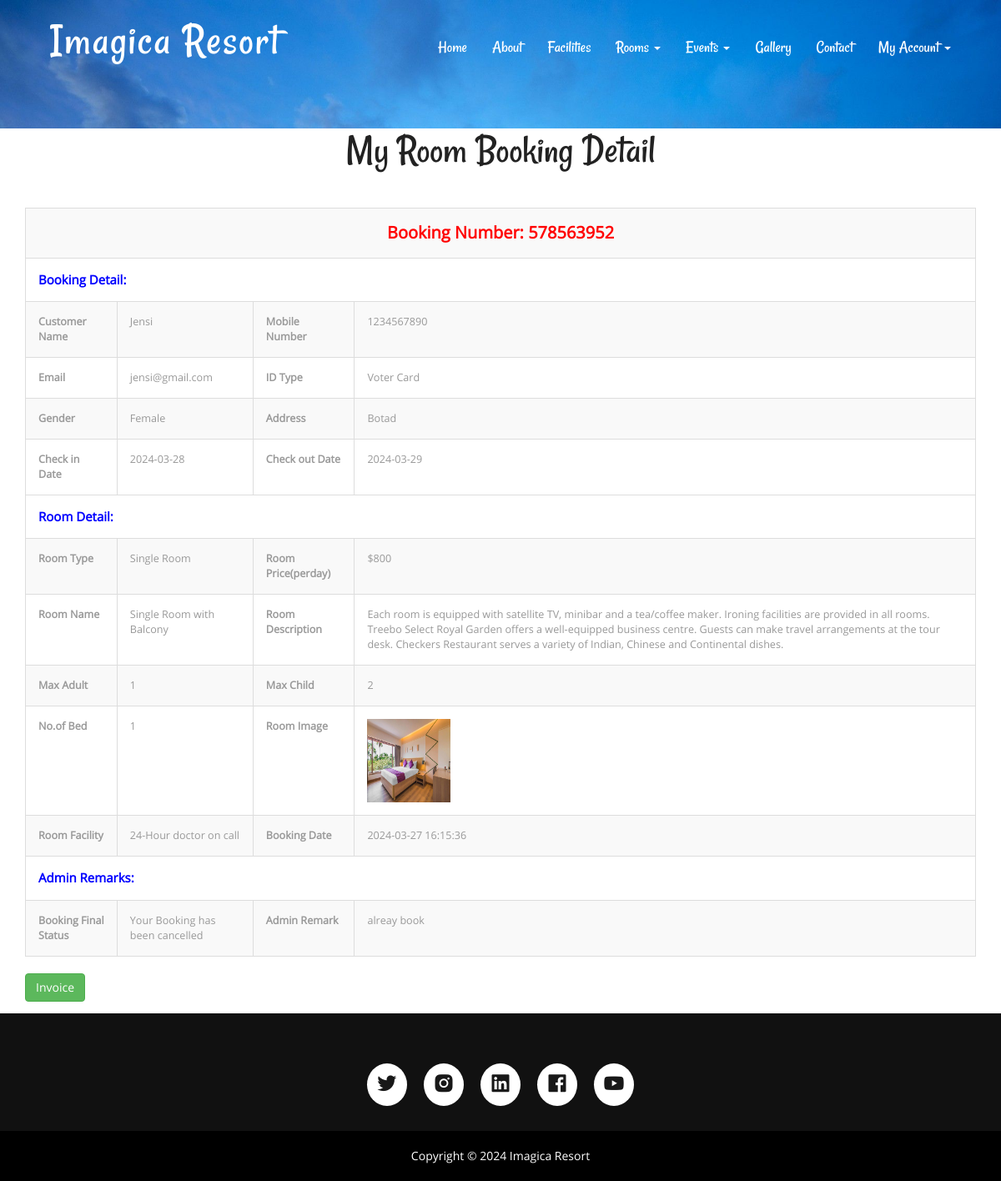
The page /view-application-detail.php?viewid=3 (signed in) on the database its author committed.
### tables this page shows
CREATE TABLE `tblbooking` (
  `ID` int(10) NOT NULL,
  `RoomId` int(5) DEFAULT NULL,
  `BookingNumber` varchar(120) DEFAULT NULL,
  `UserID` int(5) NOT NULL,
  `IDType` varchar(120) DEFAULT NULL,
  `Gender` varchar(50) DEFAULT NULL,
  `Address` mediumtext DEFAULT NULL,
  `CheckinDate` varchar(200) DEFAULT NULL,
  `CheckoutDate` varchar(200) DEFAULT NULL,
  `BookingDate` timestamp NULL DEFAULT current_timestamp(),
  `Remark` varchar(50) DEFAULT NULL,
  `Status` varchar(50) DEFAULT NULL,
  `UpdationDate` timestamp NULL DEFAULT NULL ON UPDATE current_timestamp(),
  `payment` varchar(20) DEFAULT NULL COMMENT 'unpaid/paid '
);

CREATE TABLE `tbluser` (
  `ID` int(10) NOT NULL,
  `FullName` varchar(200) DEFAULT NULL,
  `MobileNumber` bigint(10) DEFAULT NULL,
  `Email` varchar(120) DEFAULT NULL,
  `Password` varchar(120) DEFAULT NULL,
  `RegDate` timestamp NULL DEFAULT current_timestamp()
);

CREATE TABLE `tblcategory` (
  `ID` int(10) NOT NULL,
  `CategoryName` varchar(120) DEFAULT NULL,
  `Description` mediumtext DEFAULT NULL,
  `Price` int(5) NOT NULL,
  `Date` timestamp NULL DEFAULT current_timestamp()
);

CREATE TABLE `tblroom` (
  `ID` int(10) NOT NULL,
  `RoomType` int(10) DEFAULT NULL,
  `RoomName` varchar(200) DEFAULT NULL,
  `MaxAdult` int(5) DEFAULT NULL,
  `MaxChild` int(5) DEFAULT NULL,
  `RoomDesc` mediumtext DEFAULT NULL,
  `NoofBed` int(5) DEFAULT NULL,
  `Image` varchar(200) DEFAULT NULL,
  `RoomFacility` varchar(200) DEFAULT NULL,
  `CreationDate` timestamp NULL DEFAULT current_timestamp()
);

### view-application-detail.php (the view, shortened to what this page needs)
<?php
include('includes/dbconnection.php');
if (strlen($_SESSION['hbmsuid']==0)) {
  header('location:logout.php');
  } else{
?>
<!DOCTYPE HTML>
<html>
<head>
<link href="css/bootstrap.css" rel="stylesheet" type="text/css" media="all">
<link href="css/style.css" rel="stylesheet" type="text/css" media="all" />
</head>
<body>
			<div class="header head-top">
				<div class="container">
	<?php include_once('includes/header.php');?>
		</div>
</div>
	<div class="typography">
			<div class="container">
				<div class="typography-info">
					<h2 class="type">My Room Booking Detail</h2>
				</div>
				<div class="bs-docs-example">
					<?php
                  $vid=$_GET['viewid'];
$sql="SELECT tblbooking.BookingNumber,tbluser.FullName,tbluser.MobileNumber,tbluser.Email,tblbooking.ID as tid,tblbooking.IDType,tblbooking.Gender,tblbooking.Address,tblbooking.CheckinDate,tblbooking.CheckoutDate,tblbooking.BookingDate,tblbooking.Remark,tblbooking.Status,tblbooking.UpdationDate,tblbooking.payment,tblcategory.CategoryName,tblcategory.Description,tblcategory.Price,tblroom.RoomName,tblroom.MaxAdult,tblroom.MaxChild,tblroom.RoomDesc,tblroom.NoofBed,tblroom.Image,tblroom.RoomFacility
from tblbooking
join tblroom on tblbooking.RoomId=tblroom.ID
join tblcategory on tblcategory.ID=tblroom.RoomType
join tbluser on tblbooking.UserID=tbluser.ID
where tblbooking.ID=:vid";
$query = $dbh -> prepare($sql);
$query-> bindParam(':vid', $vid, PDO::PARAM_STR);
$query->execute();
$results=$query->fetchAll(PDO::FETCH_OBJ);
$cnt=1;
if($query->rowCount() > 0)
{
foreach($results as $row)
{               ?>
                            <table border="1" class="table table-bordered table-striped table-vcenter js-dataTable-full-pagination">
                            	<tr>
  <th colspan="4" style="color: red;font-weight: bold;text-align: center;font-size: 20px"> Booking Number: <?php echo $row->BookingNumber;?></th>
</tr>
<tr>
  <th colspan="4" style="color: blue;font-weight: bold;font-size: 15px"> Booking Detail:</th>
</tr>
<tr>
    <th>Customer Name</th>
    <td><?php  echo $row->FullName;?></td>
    <th>Mobile Number</th>
    <td><?php  echo $row->MobileNumber;?></td>
  </tr>
  <tr>
   <th>Email</th>
    <td><?php  echo $row->Email;?></td>
    <th>ID Type</th>
    <td><?php  echo $row->IDType;?></td>
  </tr>
  <tr>
   <th>Gender</th>
    <td><?php  echo $row->Gender;?></td>
    <th>Address</th>
    <td><?php  echo $row->Address;?></td>
  </tr>
  <tr>
    <th>Check in Date</th>
    <td><?php  echo $row->CheckinDate;?></td>
    <th>Check out Date</th>
    <td><?php  echo $row->CheckoutDate;?></td>
  </tr>
   <tr>
    <tr>
  <th colspan="4" style="color: blue;font-weight: bold;font-size: 15px"> Room Detail:</th>
</tr>
    <th>Room Type</th>
    <td><?php  echo $row->CategoryName;?></td>
    <th>Room Price(perday)</th>
    <td>$<?php  echo $row->Price;?></td>
  </tr>
 <tr>
    <th>Room Name</th>
    <td><?php  echo $row->RoomName;?></td>
    <th>Room Description</th>
    <td><?php  echo $row->RoomDesc;?></td>
  </tr>
   <tr>
    <th>Max Adult</th>
    <td><?php  echo $row->MaxAdult;?></td>
    <th>Max Child</th>
    <td><?php  echo $row->MaxChild;?></td>
  </tr>
<tr>
    <th>No.of Bed</th>
    <td><?php  echo $row->NoofBed;?></td>
    <th>Room Image</th>
    <td><img src="admin/images/<?php echo $row->Image;?>" width="100" height="100" value="<?php  echo $row->Image;?>"></td>
  </tr>
   <tr>
    <th>Room Facility</th>
    <td><?php  echo $row->RoomFacility;?></td>
    <th>Booking Date</th>
    <td><?php  echo $row->BookingDate;?></td>
  </tr>
   <tr>
  <th colspan="4" style="color: blue;font-weight: bold;font-size: 15px"> Admin Remarks:</th>
</tr>
  <tr>
     <th>Booking Final Status</th>
    <td> <?php  $status=$row->Status;
if($row->Status=="Cancelled")
{
 echo "Your Booking has been cancelled";
}
     ;?></td>
     <th >Admin Remark</th>
    <?php if($row->Status==""){ ?>
                     <td><?php echo "Not Updated Yet"; ?></td>
<?php } else { ?>                  <td><?php  echo htmlentities($row->Remark);?>
                  </td>
                  <?php } ?>
  </tr>
<?php $cnt=$cnt+1;}} ?>
</table>
<?php
if($row->Status=="Approved")
{
   if($row->payment=="unpaid")
   {
    ?><a href="card.php?invid=<?php echo htmlentities($row->tid);?>" class="btn btn-success" id="payment" onclick="this.style.display='none'">Payment</a><?php
   }
   else
   {
    ?> <a href="invoice.php?invid=<?php echo htmlentities ($row->tid);?>" class="btn btn-success">Invoice</a><?php
   }
}
else if($row->Status=="Cancelled")
{
 ?> <a href="invoice.php?invid=<?php echo htmlentities ($row->tid);?>" class="btn btn-success">Invoice</a><?php
}
else
{
 ?> <a href="invoice.php?invid=<?php echo htmlentities ($row->tid);?>" class="btn btn-success">Invoice</a><?php
}?>
				</div>
			</div>
	</div>
				<?php include_once('includes/footer.php');?>
</body>
</html><?php  } ?>

### css/style.css (style rules this page uses)
body a { transition:0.5s all; -webkit-transition:0.5s all; -moz-transition:0.5s all; -o-transition:0.5s all; -ms-transition:0.5s all; }
h1,h2,h3,h4,h5,h6 { padding:0 0; margin:0 0; }
body { padding:0 0; margin:0 0; font-family: 'OpenSans-Regular' }
.header { background:url(../images/b1.jpg) no-repeat 0px 0px; background-size:cover; -webkit-background-size: cover; -moz-background-size: cover; -o-background-size: cover; -ms-background-size: cover; min-height:764px; padding-bottom: 4em; }
.head-top { min-height: 115px !important; }
.typography-info { text-align: center; margin-bottom: 3em; }
h2.type { font-size: 3.5em; text-transform: capitalize; font-family: 'Rancho-Regular'; color: #222; }
.typography { padding: 0em 0; }
.table > thead > tr > th, .table > tbody > tr > th, .table > tfoot > tr > th, .table > thead > tr > td, .table > tbody > tr > td, .table > tfoot > tr > td { border-top: none !important; }
.bs-docs-example { color: black; margin: 1em 0; }
.table td, .table>tbody>tr>td, .table>tbody>tr>th, .table>tfoot>tr>td, .table>tfoot>tr>th, .table>thead>tr>td, .table>thead>tr>th { padding: 15px!important; }
.table > thead > tr > th, .table > tbody > tr > th, .table > tfoot > tr > th, .table > thead > tr > td, .table > tbody > tr > td, .table > tfoot > tr > td { font-size: 0.9em; color: #999; border-top: none !important; }
@media (max-width:1440px) { .header { min-height: 679px; } }
@media (max-width:1366px) { .header { min-height: 652px; } }
@media (max-width:1280px) { .header { min-height: 602px; } }

### rows shown on the page
tblbooking: BookingNumber "578563952", UserID.FullName "Jensi", UserID.MobileNumber "1234567890", UserID.Email "jensi@gmail.com", IDType "Voter Card", Gender "Female", Address "Botad", CheckinDate "2024-03-28", CheckoutDate "2024-03-29", tblcategory.CategoryName "Single Room", tblcategory.Price "800", RoomId.RoomName "Single Room with Balcony", RoomId.RoomDesc "Each room is equipped with satellite TV, minibar and a tea/coffee maker. Ironing facilities are provided in all rooms. Treebo Select Royal Garden offers a well-equipped business centre. Guests can make travel arrangements at the tour desk. Checkers Restaurant serves a variety of Indian, Chinese and Continental dishes.", RoomId.MaxAdult "1", RoomId.MaxChild "2", RoomId.NoofBed "1", RoomId.Image (picture), RoomId.RoomFacility "24-Hour doctor on call", BookingDate "2024-03-27 16:15:36", Status "Your Booking has been cancelled", Remark "alreay book"
